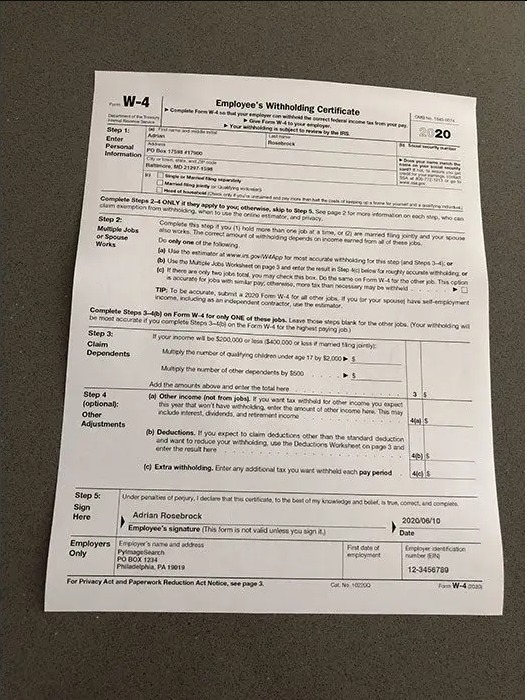
#> input picture filter/docs.jpg, 527 x 700 px, found by its file name
$ python Documentdetection.py
#> lines starting #> are read from the running program, lines starting #| are printed output that depends on the picture; after the words box and inside, x2 and y2 are one past the last pixel; in counts of white or black regions, pixels touching at a corner belong together
import cv2
from cv2 import THRESH_BINARY
import numpy as np

def arrange_points(approx):
  approx=approx.reshape(4,2)
  newapprox=np.zeros((4,2),dtype=np.float32)
  print(approx)
  add=approx.sum(1)
  newapprox[0]=approx[np.argmin(add)]
  newapprox[2]=approx[np.argmax(add)]
  print(newapprox)
  print(add)
  diff=np.diff(approx,axis=1)
  newapprox[1]=approx[np.argmin(diff)]
  newapprox[3]=approx[np.argmax(diff)]
  print(diff)
  print(newapprox)
  return newapprox

doc=cv2.imread("filter/docs.jpg")
#> doc is the input picture: shape (700, 527, 3); mean B, G, R 132.8, 142.4, 149.8
print(doc.shape)
#| (700, 527, 3)
grayimg=cv2.cvtColor(doc,cv2.COLOR_BGR2GRAY)
blur=cv2.GaussianBlur(grayimg,(7,7),sigmaX=1)
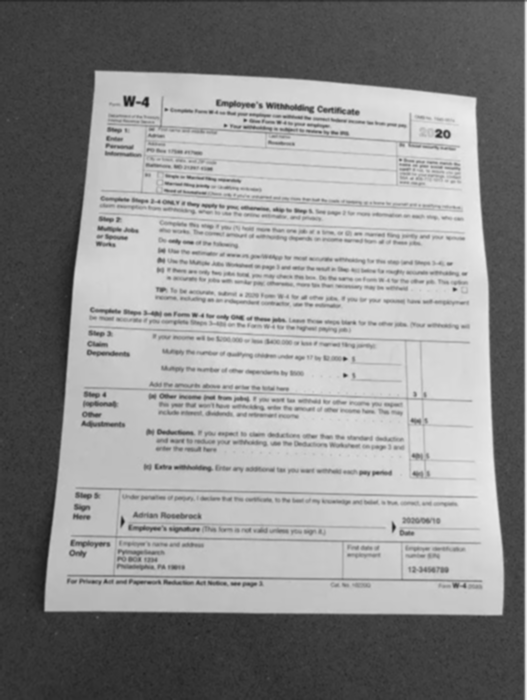
#> blur: shape (700, 527); min 25, max 239, mean 143.5
_,thresh=cv2.threshold(grayimg,127,255,cv2.THRESH_BINARY)
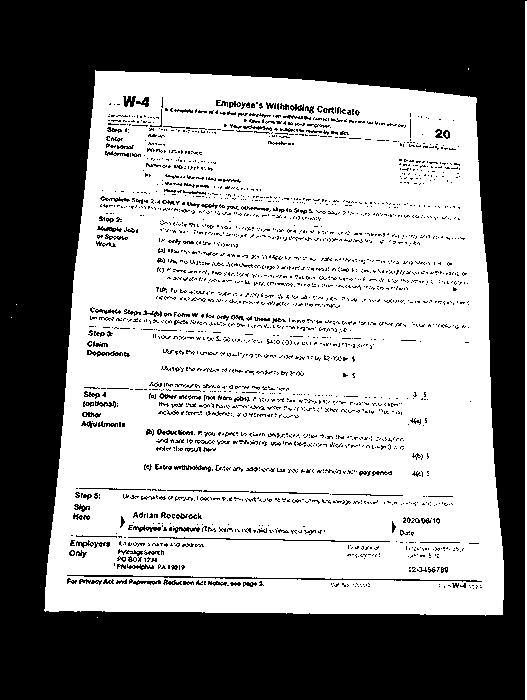
#> thresh: shape (700, 527); 56.6% white; 2176 black regions (1995 under 20 px), largest, box (x1, y1, x2, y2) and area: (0, 0, 527, 700) 143449, (67, 575, 482, 582) 586, (159, 537, 390, 542) 246
edged=cv2.Canny(thresh,50,150)
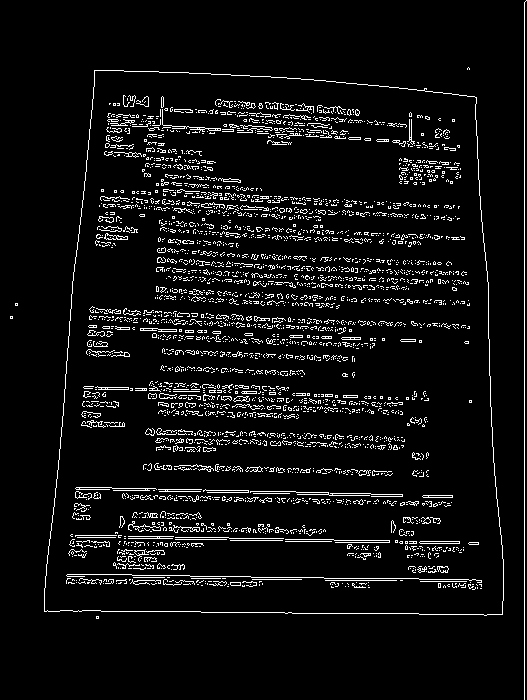
#> edged: shape (700, 527); 6.3% white in thin lines or dots

contours,hierarchy=cv2.findContours(edged,cv2.RETR_EXTERNAL,cv2.CHAIN_APPROX_SIMPLE)
#> contours = 6 contours, 5 with area under 20; largest, box (x1, y1, x2, y2) and area: (44, 70, 504, 616) 223994
# print(contours)
max=cv2.contourArea(contours[0])
#> max = 4
for contour in contours[1:]:
  if(cv2.contourArea(contour)>max):
    max=cv2.contourArea(contour)
#> this loop made 5 passes
#> max on pass 3: 223993.5
#> contour on passes 1, 2, 5: [[10, 316], [10, 318], [12, 318], [12, 316]], [[15, 303], [15, 305], [17, 305], [17, 303]], [[526, 0], [524, 2], [524, 699], [524, 2]]
#> after the loop, max = 223993.5

print(max)
#| 223993.5

for contour in contours:
  #area=cv2.contourArea(contour)
  print(cv2.contourArea(contour))
  arclen=cv2.arcLength(contour,True)
  approx=cv2.approxPolyDP(contour,0.01*arclen,True)
  if(len(approx)==4 and cv2.contourArea(contour)==max):
    #cv2.drawContours(doc,[contour],0,(0,0,255),2)
    (A,B,C,D)=arrange_points(approx)
    AB=pow(((B[0]-A[0])**2)+((B[1]-A[1])**2),0.5)
    CD=pow(((D[0]-C[0])**2)+((D[1]-C[1])**2),0.5)
    print(AB,CD)

#> (the run stopped early here; a loop or call above may not have finished)
